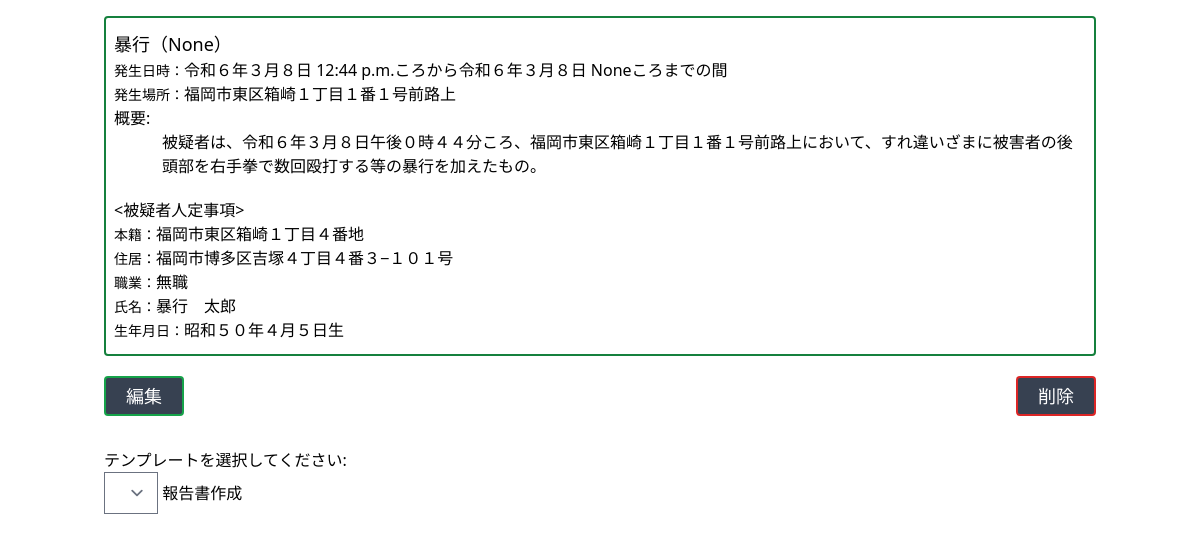
The app's page /crime/1, older data.
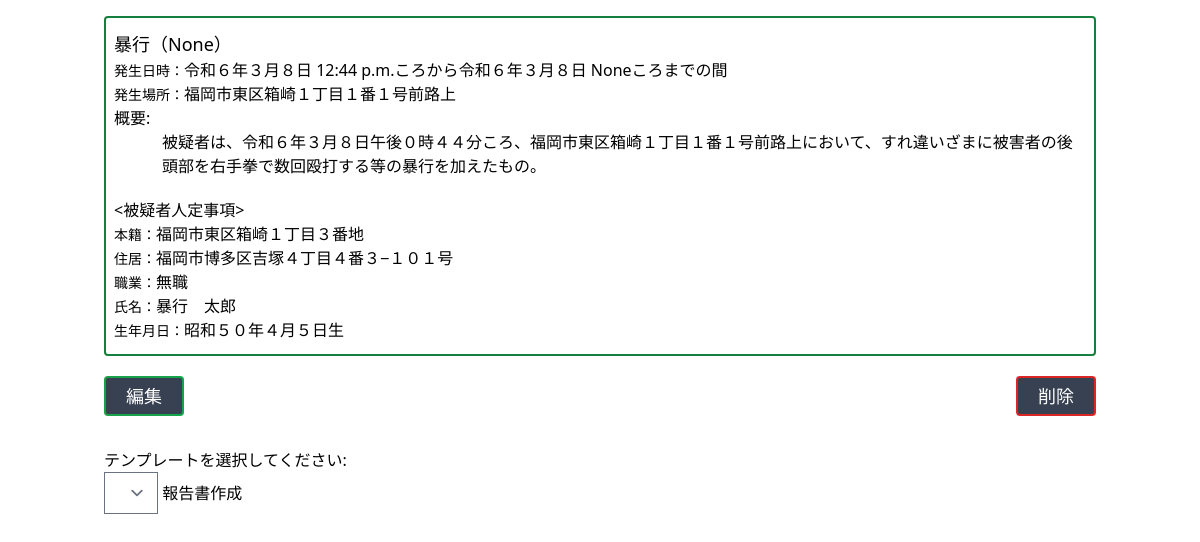
The same page, newer data.
### wordapp/models.py (models this page shows, shortened)
class Crime(models.Model):
    division = models.ForeignKey(Division, related_name="crimes", on_delete=models.CASCADE)
    crime_name = models.CharField(max_length=100)
    crime_name_second = models.CharField(max_length=100, null=True, blank=True)
    crime_start_date = models.CharField(max_length=100, null=True)
    crime_start_time = models.TimeField(null=True, blank=True)
    crime_end_date = models.CharField(max_length=100, null=True)
    crime_end_time = models.TimeField(null=True, blank=True)
    crime_place = models.CharField(max_length=100, null=True)
    crime_fact = models.TextField(null=True)
    suspect_honseki = models.CharField(max_length=100, null=True, blank=True)
    suspect_address = models.CharField(max_length=100, null=True, blank=True)
    suspect_job = models.CharField(max_length=100, null=True, blank=True)
    suspect_name = models.CharField(max_length=100, null=True, blank=True)
    suspect_birthday = models.CharField(max_length=100,null=True)

### wordapp/views.py (the view)
# urls.py: path('crime/<int:pk>', CrimeDetailView.as_view(), name='crime_detail'),
class CrimeDetailView(DetailView):
    model = Crime
    template_name = 'crime_detail.html'

### templates/crime_detail.html (shortened to what this page needs)
{% extends 'base.html' %}
{% block content %}
    <div class="container m-auto p-4">
        <div class="detail border-2 rounded border-green-700 py-3 px-2">
            <h2 class="text-lg">{{ object.crime_name }}（{{ object.crime_name_second }}）</h2>
            <p><span class="text-sm">発生日時：</span>{{ object.crime_start_date }} {{ object.crime_start_time }}ころから{{ object.crime_end_date }} {{ object.crime_end_time }}ころまでの間</p>
            <p><span class="text-sm">発生場所：</span>{{ object.crime_place }}</p>
            <h4>概要:</h4>
            <p class="ml-12 mb-5">{{ object.crime_fact }}</p>
            <h3><被疑者人定事項></h3>
            <p><span class="text-sm">本籍：</span>{{ object.suspect_honseki }}</p>
            <p><span class="text-sm">住居：</span>{{ object.suspect_address }}</p>
            <p><span class="text-sm">職業：</span>{{ object.suspect_job }}</p>
            <p><span class="text-sm">氏名：</span>{{ object.suspect_name }}</p>
            <p><span class="text-sm">生年月日：</span>{{ object.suspect_birthday }}</p>
        </div>
        <div class="flex items-center justify-between mb-8">
            <button class="hover:text-green-400 text-white border-2 border-green-600 rounded py-1 px-5 text-lg mt-5 bg-gray-700"><a href="{% url 'crime_update' pk=crime.id %}">編集</a></button>
            <form action="{% url 'crime_delete' pk=crime.id %}" method="post" onsubmit="return confirm('本当に削除しますか？');">
                <input type="submit" value="削除" class="text-lg border-2 border-red-600 rounded  hover:text-red-500 bg-gray-700 text-white py-1 px-5 mt-5">
            </form>
        </div>
        <form method="post" action="">
            <div>
                <label for="template">テンプレートを選択してください:</label>
            </div>
            <select name="template" id="template">
            </select>
            <input type="submit" value="報告書作成">
        </form>
    </div>
{% endblock content %}

### templates/base.html (shortened to what this page needs)
{% load static tailwind_tags %}
<!DOCTYPE html>
<html lang="ja">
<head>
    {% tailwind_css %}
</head>
<body>
    {% block content %}
    {% endblock content %}
</body>
</html>

Row changes from the older to the newer data that the page shows:
changed Crime "暴行": suspect_honseki "福岡市東区箱崎１丁目４番地" → "福岡市東区箱崎１丁目３番地"
